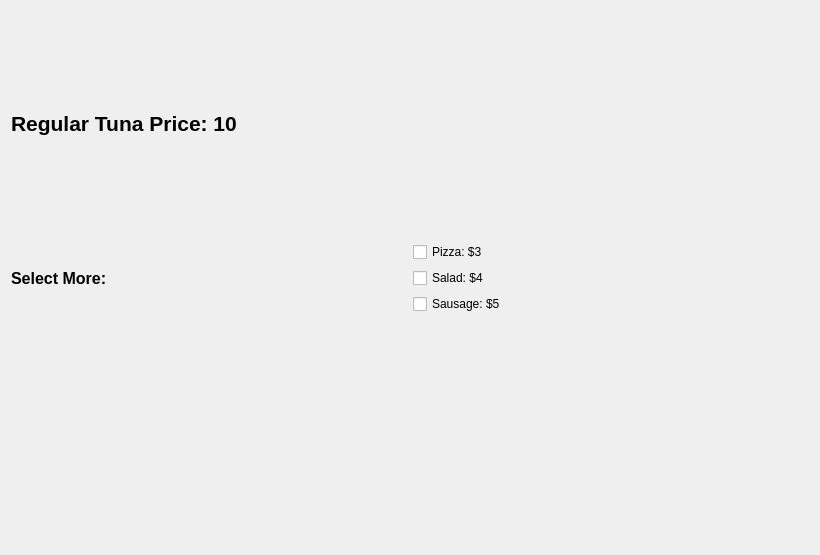
<?xml version="1.0" encoding="UTF-8"?>
<ui version="4.0">
 <class>Dialog</class>
 <widget class="QDialog" name="Dialog">
  <property name="geometry">
   <rect>
    <x>0</x>
    <y>0</y>
    <width>820</width>
    <height>555</height>
   </rect>
  </property>
  <property name="windowTitle">
   <string>Dialog</string>
  </property>
  <layout class="QVBoxLayout" name="verticalLayout_2">
   <item>
    <widget class="QLabel" name="label">
     <property name="font">
      <font>
       <pointsize>16</pointsize>
       <bold>true</bold>
      </font>
     </property>
     <property name="text">
      <string>Regular Tuna Price: 10</string>
     </property>
    </widget>
   </item>
   <item>
    <layout class="QHBoxLayout" name="horizontalLayout">
     <item>
      <widget class="QLabel" name="label_2">
       <property name="font">
        <font>
         <pointsize>12</pointsize>
         <bold>true</bold>
        </font>
       </property>
       <property name="text">
        <string>Select More: </string>
       </property>
      </widget>
     </item>
     <item>
      <layout class="QVBoxLayout" name="verticalLayout">
       <item>
        <widget class="QCheckBox" name="checkBox_pizza">
         <property name="text">
          <string>Pizza: $3</string>
         </property>
        </widget>
       </item>
       <item>
        <widget class="QCheckBox" name="checkBox_salad">
         <property name="text">
          <string>Salad: $4</string>
         </property>
        </widget>
       </item>
       <item>
        <widget class="QCheckBox" name="checkBox_sausage">
         <property name="text">
          <string>Sausage: $5</string>
         </property>
        </widget>
       </item>
      </layout>
     </item>
    </layout>
   </item>
   <item>
    <widget class="QLabel" name="label_result">
     <property name="font">
      <font>
       <pointsize>14</pointsize>
      </font>
     </property>
     <property name="text">
      <string/>
     </property>
    </widget>
   </item>
  </layout>
 </widget>
 <resources/>
 <connections/>
</ui>
